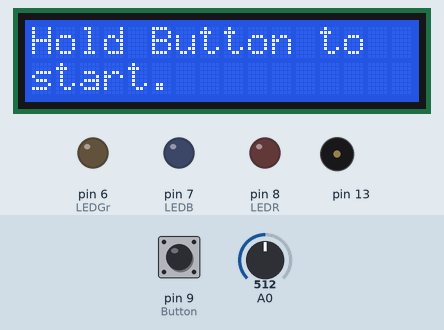
Recording of a sketch running on a simulated Arduino Uno, built with avr-gcc and run on an emulated ATmega328P. Parts: 16×2 character LCD, output pins drawn as LEDs (lit = HIGH), buzzer (waves = sounding). Inputs (shaded band) come from the test bench; at power-on: pin 9 (Button) LOW, A0 = 512. Random numbers use the default seed unless the sketch sets one.

Above: at 1.2 s.
1.3 s: pin 9 (Button) pulled HIGH for 1.7 s
At 5.2 s:
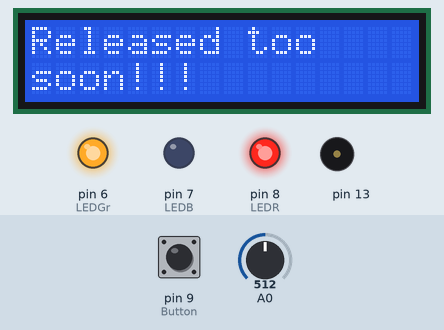
5.5 s: pin 9 (Button) pulled HIGH for 3.2 s
At 8.3 s:
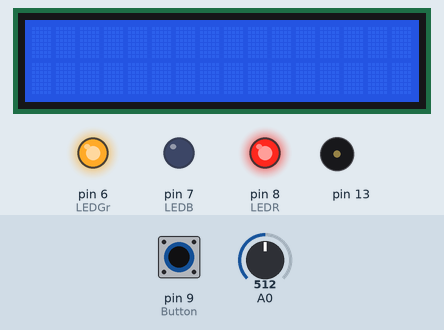
12.9 s: pin 9 (Button) pulsed HIGH 2 times (0.12 s each, 0.3 s apart)
At 14.5 s:
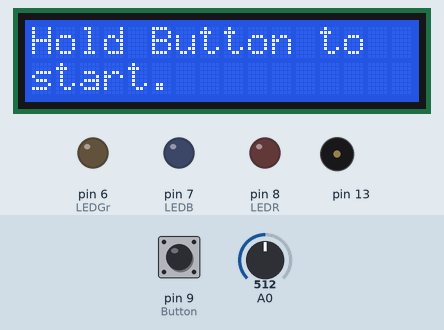
Timing chart, 0 to 24.3 s (numbered marks = the images above; inputs shaded):
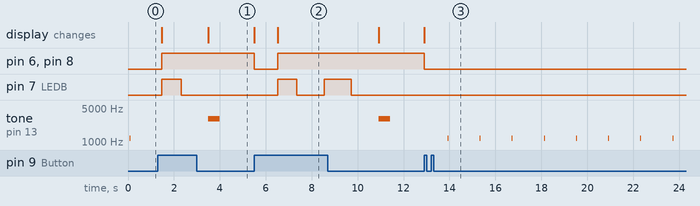

Measured:
- after the input at 1.3 s, pin 6 (LEDGr), pin 8 (LEDR): LOW → HIGH after 0.17 s; pin 7 (LEDB): LOW → HIGH after 0.17 s, → LOW 0.84 s later; the display: first changes after 0.17 s (image 1 shows a later state)
- after the input at 5.5 s, pin 6 (LEDGr), pin 8 (LEDR): HIGH → LOW at once, → HIGH 1.0 s later; pin 7 (LEDB): LOW → HIGH after 1.0 s, → LOW 0.84 s later, → HIGH 1.2 s later, → LOW 1.2 s later; tone on pin 13: silent → 3000 Hz after 5.4 s, → silent 0.50 s later; the display: first changes at once (image 2 shows a later state)
- after the input at 12.9 s, pin 6 (LEDGr), pin 8 (LEDR): HIGH → LOW at once; tone on pin 13: alternates 1200 Hz for 0.03 s and silent for 1.4 s, starting after 1.0 s; the display: changes at once (image 3)

The sketch:

Project_15_Reaction_Timer_Game.ino
```cpp
// Created by Steven De Lannoy and reproduced with kind permission
// http://www.wingbike.nl
// Used a RGB LED with a common anode (3 cathodes: R, G, B)
#include <LiquidCrystal.h>
LiquidCrystal lcd(12, 11, 5, 4, 3, 2);
int LEDR = 8; // Pin connected to red LED
int LEDB = 7; // Pin connected to blue LED
int LEDGr = 6; // Pin connected to green LED
int Button = 9; // Pin connected to pushbutton
int COLOR; // Variable color
int Beep;
int PSE; // Variable pause
int TME; // Time
int RTME = 0; // Reaction time
void setup() {
  lcd.begin(16, 2);
  pinMode(LEDR, OUTPUT); // Set LED pins as output
  pinMode(LEDB, OUTPUT);
  pinMode(LEDGr, OUTPUT);
  pinMode(Button, INPUT); // Set pushbutton as input
  digitalWrite(LEDR, LOW); // Switch on all LED colors
  digitalWrite(LEDB, LOW);
  digitalWrite(LEDGr, LOW);
}
void loop() {
  lcd.clear(); // Clear screen
  lcd.print("Hold Button to"); // Display message on LCD screen
  lcd.setCursor(0, 1); // Move to second line
  lcd.print("start.");
  while (digitalRead(Button) == LOW) { // Test does not start until
    // button is pushed (and held)
    tone(13, 1200, 30);
    delay(1400);
    noTone(13);
  }
  lcd.clear();
  digitalWrite(LEDR, HIGH); // Switch off start light
  digitalWrite(LEDB, HIGH);
  digitalWrite(LEDGr, HIGH);
  randomSeed(analogRead(0)); // Random noise from pin 0
  COLOR = random(1, 4); // Generate random color
  PSE = random(500, 1200); // Set random pause duration between lights
  // Repeat this loop while color is green or blue AND pushbutton
  // is held
  while (COLOR != 1 && digitalRead(Button) == HIGH) {
    digitalWrite(LEDGr, HIGH);
    digitalWrite(LEDB, HIGH);
    delay(PSE);
    randomSeed(analogRead(0));
    Beep = random(1, 4); // Select random beep from buzzer
    // (buzzer beeps 1 in 3 times)
    PSE = random(750, 1200); // Select random pause duration between
    // lights (to increase surprise effect)
    if (Beep == 1) {
      tone(13, 1600, 350);
      delay(750);
      noTone(13);
    }
    if (COLOR == 2) {
      digitalWrite(LEDGr, LOW);
    }
    if (COLOR == 3) {
      digitalWrite(LEDB, LOW);
    }
    delay(PSE);
    randomSeed(analogRead(0));
    COLOR = random(1, 4); // Select random color
  }
  // Execute this loop if color is red
  if (COLOR == 1 && digitalRead(Button) == HIGH) {
    digitalWrite(LEDGr, HIGH);
    digitalWrite(LEDB, HIGH);
    delay(PSE);
    TME = millis(); // Record time since program has started
    digitalWrite(LEDR, LOW);
    while (digitalRead(Button) == HIGH) { // Runs until button is
      // released, recording the
      // reaction time
      delay(1);
    }
    lcd.display();
    RTME = millis() - TME; // Reaction time in milliseconds
    lcd.print("Reaction Time:"); // Display on LCD screen
    lcd.setCursor(0, 1);
    lcd.print(RTME);
  }
  // Execute if color is NOT red but the pushbutton is released
  if (COLOR != 1) {
    lcd.print("Released too");
    lcd.setCursor(0, 1); // Move to second line
    lcd.print("soon!!!");
    tone(13, 3000, 1500);
    delay(500);
    noTone(13);
  }
  // Test does not restart until the button is pushed once
  while (digitalRead(Button) == LOW) {
    delay(10);
  }
  digitalWrite(LEDR, LOW); // Reset all lights to begin again
  digitalWrite(LEDB, LOW);
  digitalWrite(LEDGr, LOW);
  lcd.clear();
  lcd.print("Hold Button to");
  lcd.setCursor(0, 1);
  lcd.print("start.");
  int Time = 0;
  delay(1000);
}
```
